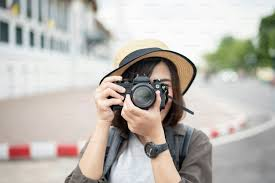
#> input picture day5/images.jpeg, 275 x 183 px
$ python histogram.py
#> lines starting #> are read from the running program, lines starting #| are printed output that depends on the picture
import cv2
import matplotlib.pyplot as plt

img = cv2.imread("images.jpeg")
#> img is the input picture: shape (183, 275, 3); mean B, G, R 176.3, 182.8, 187.2
grayscale = cv2.cvtColor(img, cv2.COLOR_BGR2GRAY)
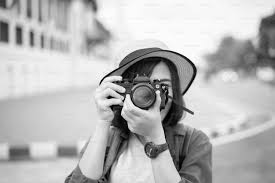
#> grayscale: shape (183, 275); min 0, max 255, mean 183.4

plt.subplot(1, 2, 1)
plt.title("Grayscale Image")
plt.imshow(grayscale, cmap="gray")
plt.axis("off")

plt.subplot(1, 2, 2)
plt.title("Histogram")
plt.hist(grayscale.ravel(), bins=256, range=[0,256])
plt.xlabel("Pixel Intensity")
plt.ylabel("Frequency")

plt.show()
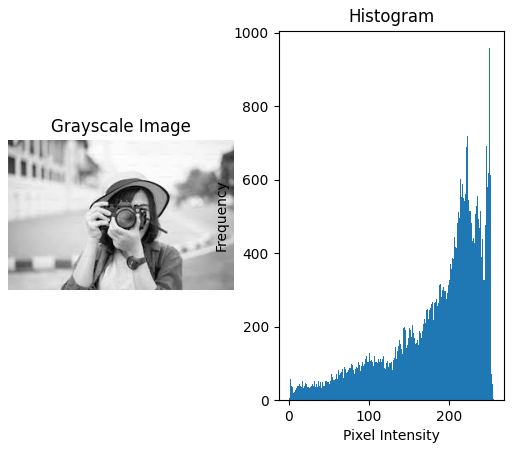
#> figure drawn by matplotlib, 2 panels; panel 2: tallest bar 958 high, from x = 250 to 251
